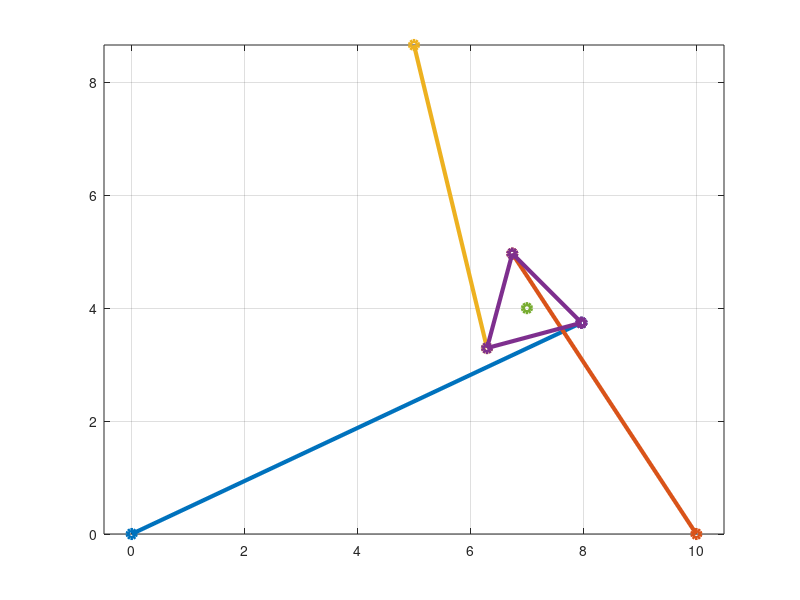

Recreate this plot in MATLAB.
% global parameters

D = 10;
d = 1;

O = [0 0]';
A_1 = [0 0]';
A_2 = [D 0]';
A_3 = [D*1/2 D*sqrt(3)/2]';

% input = [x, y, phi]

x = 7;
y = 4;
phi = 3*pi/4;

% inverse kinematics

B_1 = [x+d*cos(phi-5*pi/6) y+d*sin(phi-5*pi/6)]';
B_2 = [x+d*cos(phi-pi/6) y+d*sin(phi-pi/6)]';
B_3 = [x+d*cos(phi+pi/2) y+d*sin(phi+pi/2)]';

P = [x y]';

% output = [rho_1 rho_2 rho_3]

rho_1 = norm(B_1 - A_1)
rho_2 = norm(B_2 - A_2)
rho_3 = norm(B_3 - A_3)

% jacobian

E = [0, -1; 1, 0];

v_1 = (B_1-A_1)/norm(B_1-A_1);
v_2 = (B_2-A_2)/norm(B_2-A_2);
v_3 = (B_3-A_3)/norm(B_3-A_3);

% paralel Jacobian

A = [(v_1)',-(v_1)'*E*(P-B_1); ...
     (v_2)',-(v_2)'*E*(P-B_2); ...
     (v_3)',-(v_3)'*E*(P-B_3)]
     
if(det(A) == 0)
  disp('Paralel singularity');
end

% serial Jacobian 
B = eye(3)

% condition

J = pinv(A)*B;
cond(J)

% draw

figure(1);
% plot([A_1(1) A_2(1) A_3(1) A_1(1)],[A_1(2) A_2(2) A_3(2) A_1(2)], "-o", "linewidth", 3); hold on;
plot([A_1(1) B_1(1)],[A_1(2) B_1(2)], "-o", "linewidth", 3); hold on;
plot([A_2(1) B_2(1)],[A_2(2) B_2(2)], "-o", "linewidth", 3); hold on;
plot([A_3(1) B_3(1)],[A_3(2) B_3(2)], "-o", "linewidth", 3); hold on;
plot([B_1(1) B_2(1) B_3(1) B_1(1)],[B_1(2) B_2(2) B_3(2) B_1(2)], "-o", "linewidth", 3);
plot([P(1)],[P(2)], "-o", "linewidth", 3); hold on;
axis equal;
grid on;
